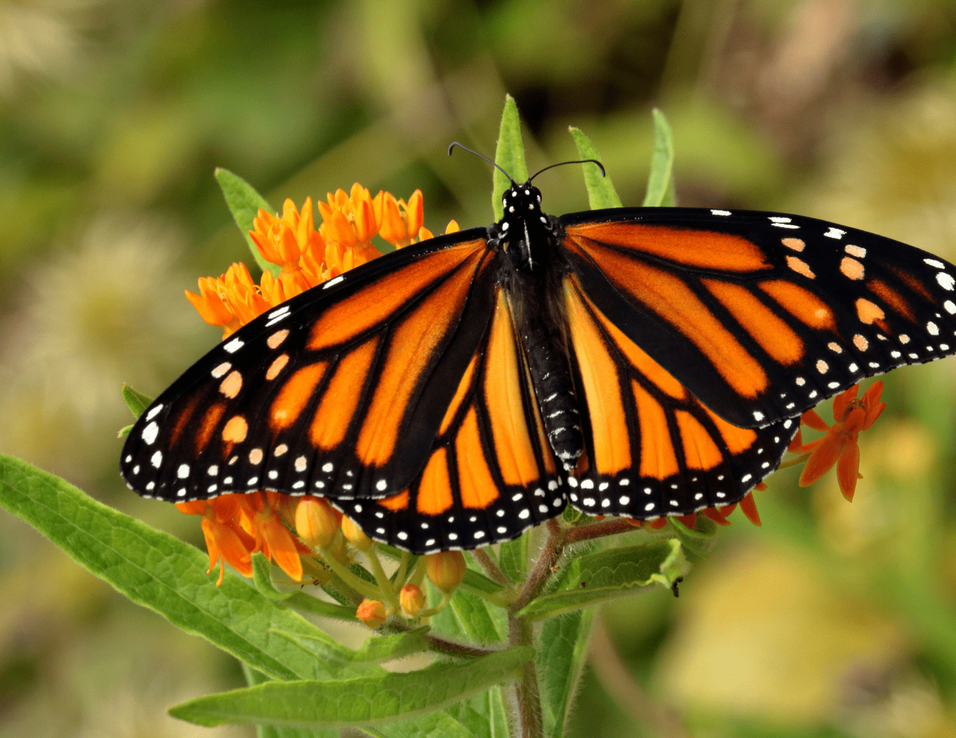
#> input picture butterfly.png, 956 x 738 px, shrunk from 1650 x 1275 before the run
$ python sift_segmentation_with_extra.py
#> lines starting #> are read from the running program, lines starting #| are printed output that depends on the picture
import numpy as np
import cv2
from scipy.spatial import cKDTree
import random
import matplotlib.pyplot as plt


def create_feature_space(image):
    """Converts the image into a 5D feature space (R, G, B, i, j) using vectorized operations."""
    row, col, _ = image.shape

    i, j = np.meshgrid(np.arange(row), np.arange(col), indexing='ij')

    rgb = image.reshape(-1, 3)
    ij = np.stack([i.ravel(), j.ravel()], axis=1)
    D = np.hstack([rgb, ij]).astype(np.float32)
    return D, row, col

def mean_shift_segmentation(D, row, col, threshold=30, convergence_thresh=0.01, max_iterations=1000):
    """Performs mean shift clustering with KD-tree optimization and returns the segmented image."""
    segmented_image = np.zeros((row, col, 3), dtype=np.uint8)
    current_mean_random = True
    current_mean = np.zeros(5, dtype=np.float32)
    iteration = 0


    tree = cKDTree(D)

    while len(D) > 0 and iteration < max_iterations:
        if current_mean_random:
            random_idx = random.randint(0, len(D) - 1)
            current_mean = D[random_idx].copy()


        below_threshold_indices = tree.query_ball_point(current_mean, r=threshold)

        if not below_threshold_indices:
            current_mean_random = True
            iteration += 1
            continue


        cluster_points = D[below_threshold_indices]
        new_mean = np.mean(cluster_points, axis=0)


        mean_shift_distance = np.linalg.norm(new_mean - current_mean)

        if mean_shift_distance < convergence_thresh:
            cluster_color = new_mean[:3].astype(np.uint8)
            for idx in below_threshold_indices:
                r, c = int(D[idx, 3]), int(D[idx, 4])
                segmented_image[r, c] = cluster_color


            D = np.delete(D, below_threshold_indices, axis=0)
            tree = cKDTree(D)
            current_mean_random = True
        else:
            current_mean = new_mean
            current_mean_random = False

        iteration += 1

    return segmented_image

def mean_shift_from_array(image_array):
    """Main function: takes a NumPy image array and returns segmented image."""
    feature_space, row, col = create_feature_space(image_array)
    segmented_image = mean_shift_segmentation(feature_space, row, col, threshold=150, convergence_thresh=1, max_iterations=1000)
    return segmented_image


def display_image(window_name, image):
    """Displays an image using Matplotlib."""
    image_rgb = cv2.cvtColor(image, cv2.COLOR_BGR2RGB)
    plt.figure(window_name)
    plt.imshow(image_rgb)
    plt.title(window_name)
    plt.axis('off')
    plt.show()

if __name__ == "__main__":
    image = cv2.imread("butterfly.png")
#> image is the input picture: shape (738, 956, 3); mean B, G, R 39.8, 104.3, 122.2
    if image is None:
        raise ValueError("Could not read the image. Check the path.")

    segmented = mean_shift_from_array(image)
#> in mean_shift_from_array, `feature_space, row, col = create_feature_space(image_array)`: row = 738; col = 956
#> the loop in mean_shift_segmentation, `while len(D) > 0 and iteration < max_iterations:` made 357 passes
#> (random_idx, new_mean, mean_shift_distance, current_mean_random) on passes 1, 20, 39, 49: (403958, [14.7, 21.71, 37.1, 416.7, 524.4], 12.06, False), (441001, [43.61, 123.8, 120.6, 521.4, 108.6], 30.77, False), (42450, [51.74, 119.8, 123.5, 82.97, 382.7], 80.55, False), (271493, [9.5, 116.6, 234, 356.9, 395.1], 13.9, False)
#> (new_mean, mean_shift_distance, cluster_color, current_mean_random) on passes 19, 38, 48, 60: ([13.49, 19.26, 35.02, 327, 538.9], 0.92, [13, 19, 35], True), ([53.31, 134.5, 127.6, 613.6, 121.6], 0.78, [53, 134, 127], True), ([36.81, 104.7, 102.7, 105.2, 364.2], 1, [36, 104, 102], True), ([9.58, 121.4, 236.5, 303.7, 341.2], 0.547, [9, 121, 236], True)
#> after the loop in mean_shift_segmentation, `while len(D) > 0 and iteration < max_iterations:`:
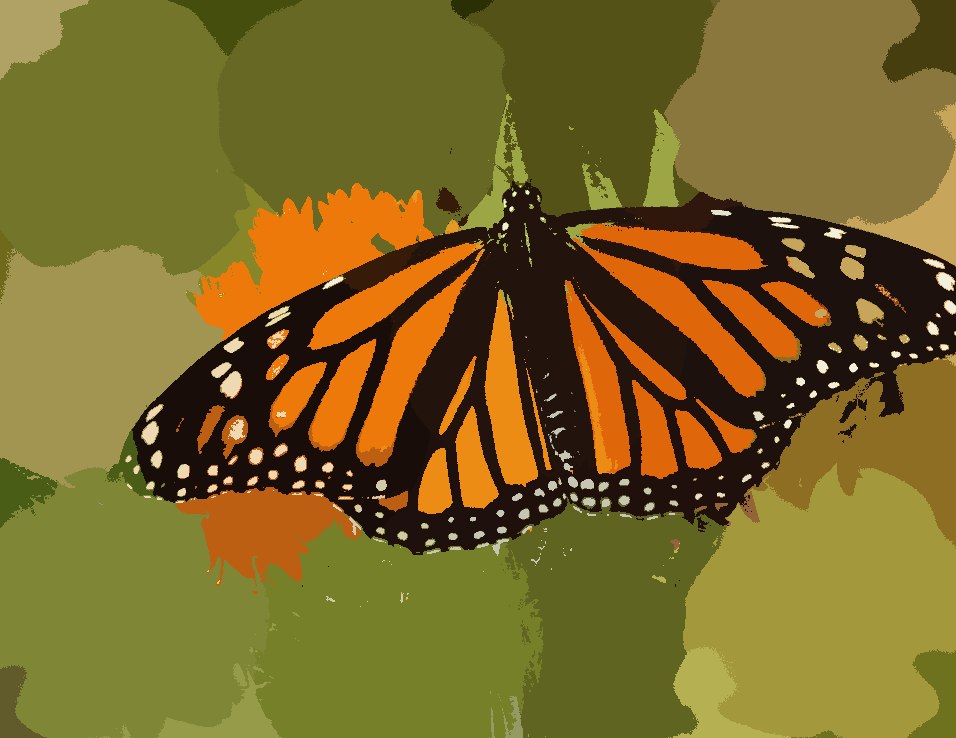
#> segmented_image: shape (738, 956, 3); mean of channels 0, 1, 2 39.2, 103.9, 121.6; drawn as B, G, R
#> after the loop in mean_shift_segmentation, `while len(D) > 0 and iteration < max_iterations:`: D = empty array; iteration = 357
    display_image("Segmented Image", segmented)

$ run again, with houses.jpeg saved as butterfly.png
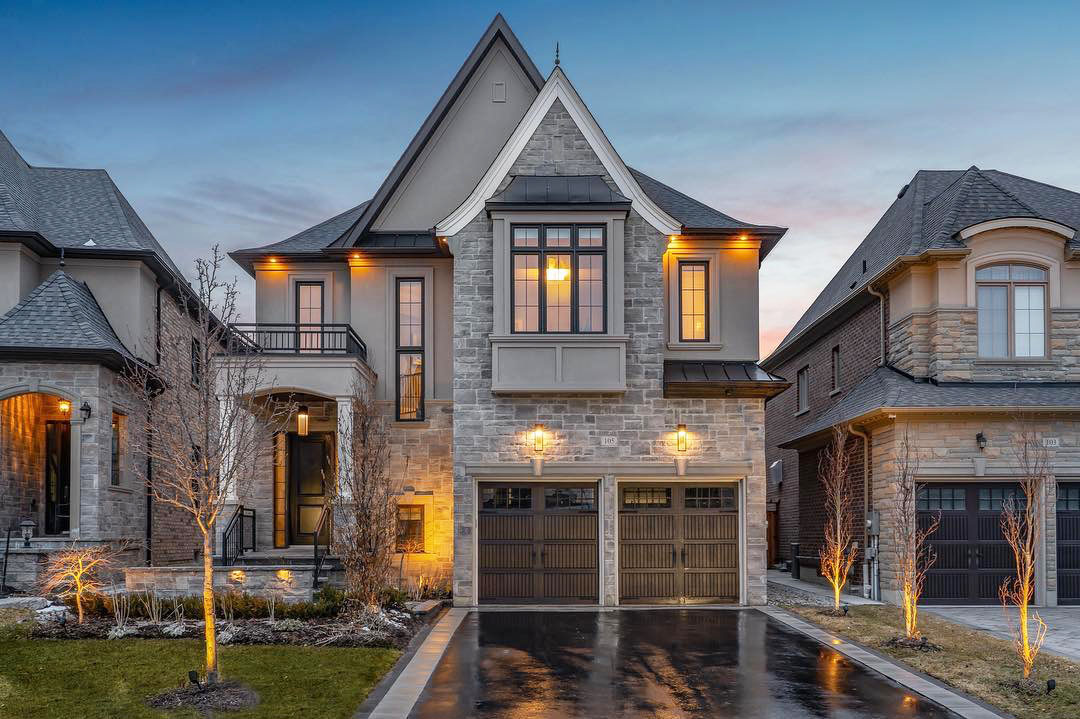
#> input picture houses.jpeg, 1080 x 719 px
#> image is the input picture: shape (719, 1080, 3); mean B, G, R 112.8, 109, 106.2
#> in mean_shift_from_array, `feature_space, row, col = create_feature_space(image_array)`: row = 719; col = 1080
#> the loop in mean_shift_segmentation, `while len(D) > 0 and iteration < max_iterations:` made 695 passes
#> (random_idx, new_mean, mean_shift_distance, current_mean_random) on passes 1, 47: (403958, [103.1, 103, 110.1, 369.1, 81.7], 52.58, False), (441001, [119.4, 126.1, 138.8, 418.5, 692.5], 42.09, False)
#> after the loop in mean_shift_segmentation, `while len(D) > 0 and iteration < max_iterations:`:
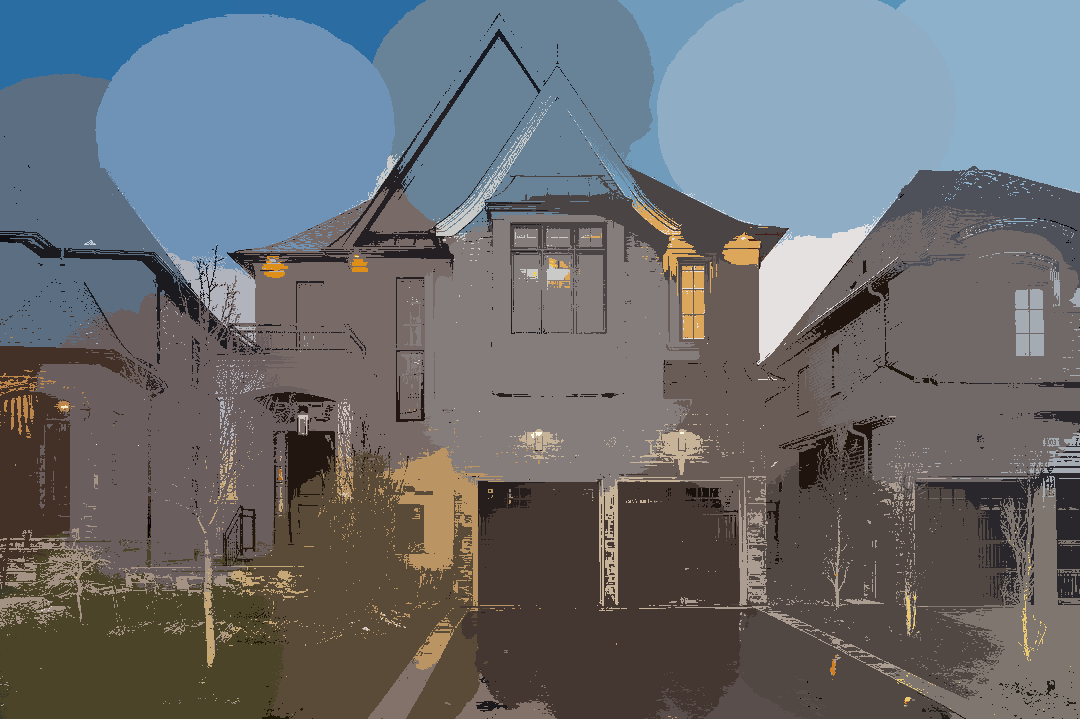
#> segmented_image: shape (719, 1080, 3); mean of channels 0, 1, 2 112.2, 108.5, 105.8; drawn as B, G, R
#> after the loop in mean_shift_segmentation, `while len(D) > 0 and iteration < max_iterations:`: D = empty array; iteration = 695
